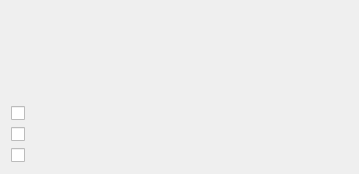
<?xml version="1.0" encoding="UTF-8"?>
<ui version="4.0">
 <class>RecurrenceActionsScopeWidget</class>
 <widget class="QWidget" name="RecurrenceActionsScopeWidget">
  <property name="geometry">
   <rect>
    <x>0</x>
    <y>0</y>
    <width>359</width>
    <height>174</height>
   </rect>
  </property>
  <property name="windowTitle">
   <string>Form</string>
  </property>
  <layout class="QVBoxLayout" name="verticalLayout_2">
   <item>
    <layout class="QGridLayout" name="gridLayout">
     <item row="0" column="0">
      <widget class="QLabel" name="iconLabel">
       <property name="text">
        <string/>
       </property>
      </widget>
     </item>
     <item row="1" column="0">
      <spacer name="verticalSpacer">
       <property name="orientation">
        <enum>Qt::Vertical</enum>
       </property>
       <property name="sizeHint" stdset="0">
        <size>
         <width>20</width>
         <height>40</height>
        </size>
       </property>
      </spacer>
     </item>
     <item row="0" column="1" rowspan="2">
      <widget class="QLabel" name="messageLabel">
       <property name="sizePolicy">
        <sizepolicy hsizetype="MinimumExpanding" vsizetype="Preferred">
         <horstretch>0</horstretch>
         <verstretch>0</verstretch>
        </sizepolicy>
       </property>
       <property name="text">
        <string/>
       </property>
       <property name="alignment">
        <set>Qt::AlignLeading|Qt::AlignLeft|Qt::AlignTop</set>
       </property>
       <property name="wordWrap">
        <bool>true</bool>
       </property>
      </widget>
     </item>
    </layout>
   </item>
   <item>
    <layout class="QHBoxLayout" name="horizontalLayout">
     <item>
      <layout class="QVBoxLayout" name="verticalLayout">
       <item>
        <widget class="QCheckBox" name="checkBoxPast">
         <property name="sizePolicy">
          <sizepolicy hsizetype="MinimumExpanding" vsizetype="Fixed">
           <horstretch>0</horstretch>
           <verstretch>0</verstretch>
          </sizepolicy>
         </property>
         <property name="text">
          <string/>
         </property>
        </widget>
       </item>
       <item>
        <widget class="QCheckBox" name="checkBoxSelected">
         <property name="sizePolicy">
          <sizepolicy hsizetype="MinimumExpanding" vsizetype="Fixed">
           <horstretch>0</horstretch>
           <verstretch>0</verstretch>
          </sizepolicy>
         </property>
         <property name="text">
          <string/>
         </property>
        </widget>
       </item>
       <item>
        <widget class="QCheckBox" name="checkBoxFuture">
         <property name="sizePolicy">
          <sizepolicy hsizetype="MinimumExpanding" vsizetype="Fixed">
           <horstretch>0</horstretch>
           <verstretch>0</verstretch>
          </sizepolicy>
         </property>
         <property name="text">
          <string/>
         </property>
        </widget>
       </item>
      </layout>
     </item>
     <item>
      <spacer name="horizontalSpacer">
       <property name="orientation">
        <enum>Qt::Horizontal</enum>
       </property>
       <property name="sizeHint" stdset="0">
        <size>
         <width>40</width>
         <height>20</height>
        </size>
       </property>
      </spacer>
     </item>
    </layout>
   </item>
  </layout>
 </widget>
 <resources/>
 <connections/>
</ui>
